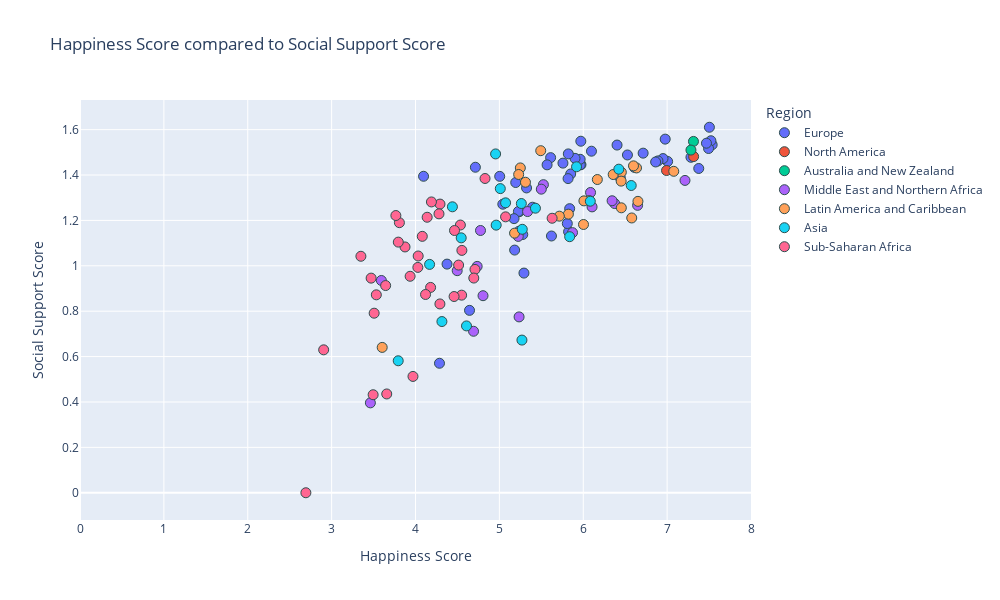

Notebook cell for this chart:
### Code cell
#happiness score vs social support

#establish x and y values
x_values = merged_2017["Score"]
y_values = merged_2017["Social support"]

#px.scatter
fig = px.scatter(merged_2017, x_values, y_values, color="Region", hover_name="Country or region",
                range_x=[0,8], title="Happiness Score compared to Social Support Score",
                width= 1000, height =600) # use trendline="ols" to see all lin reg equations

#set axes labels
fig.update_xaxes(title_text='Happiness Score')
fig.update_yaxes(title_text='Social Support Score')


#formatting
#marker size and colors
fig.update_traces(marker=dict(size=10,
                              line=dict(width=1, 
                                        color='DarkSlateGrey')))


#linear regression
#use linregress from dependencies to inplement linear regression
(slope, intercept, rvalue, pvalue, stderr) = linregress(x_values, y_values)
regress_values = x_values * slope + intercept

#print out all variables calculated above (rvalue, pvalue...)
print(f"slope:{round(slope, 2)}")
print(f"intercept:{round(intercept,2)}")
res = sts.linregress(x_values, y_values)
print(f"R-squared: {res.rvalue**2:.4f}")


#print out line eq for reference
line_eq = (f"y={round(slope, 2)}x + {round(intercept, 2)}")
print(line_eq)

fig.show()

### Figure 1 — Plotly figure (JSON) as saved in the notebook; plotly's stock layout.template omitted (floating-point values rounded to 4 significant figures)
{"data": [{"hovertemplate": "<b>%{hovertext}</b><br><br>Region=Europe<br>Score=%{x}<br>Social support=%{y}<extra></extra>", "hovertext": ["Norway", "Denmark", "Iceland", "Switzerland", "Finland", "Netherlands", "Sweden", "Austria", "Ireland", "Germany", "Belgium", "Luxembourg", "United Kingdom", "Czech Republic", "Malta", "France", "Spain", "Slovakia", "Poland", "Uzbekistan", "Italy", "Russia", "Lithuania", "Latvia", "Moldova", "Romania", "Turkmenistan", "Kazakhstan", "North Cyprus", "Slovenia", "Cyprus", "Estonia", "Belarus", "Serbia", "Hungary", "Croatia", "Kosovo", "Montenegro", "Azerbaijan", "Greece", "Portugal", "Bosnia and Herzegovina", "Macedonia", "Tajikistan", "Kyrgyzstan", "Bulgaria", "Albania", "Armenia", "Georgia", "Ukraine"], "legendgroup": "Europe", "marker": {"color": "#636efa", "line": {"color": "DarkSlateGrey", "width": 1}, "size": 10, "symbol": "circle"}, "mode": "markers", "name": "Europe", "orientation": "v", "showlegend": true, "type": "scatter", "x": [7.537, 7.522, 7.504, 7.494, 7.469, 7.377, 7.284, 7.006, 6.977, 6.951, 6.891, 6.863, 6.714, 6.609, 6.527, 6.442, 6.403, 6.098, 5.973, 5.971, 5.964, 5.963, 5.902, 5.85, 5.838, 5.825, 5.822, 5.819, 5.81, 5.758, 5.621, 5.611, 5.569, 5.395, 5.324, 5.293, 5.279, 5.237, 5.234, 5.227, 5.195, 5.182, 5.175, 5.041, 5.004, 4.714, 4.644, 4.376, 4.286, 4.096], "xaxis": "x", "y": [1.534, 1.551, 1.611, 1.517, 1.54, 1.429, 1.478, 1.46, 1.558, 1.473, 1.462, 1.458, 1.496, 1.434, 1.488, 1.388, 1.532, 1.505, 1.446, 1.549, 1.445, 1.469, 1.474, 1.405, 1.252, 1.15, 1.493, 1.384, 1.186, 1.453, 1.131, 1.477, 1.445, 1.258, 1.343, 0.968, 1.138, 1.238, 1.152, 1.239, 1.367, 1.069, 1.208, 1.271, 1.394, 1.434, 0.8037, 1.007, 0.5706, 1.395], "yaxis": "y"}, {"hovertemplate": "<b>%{hovertext}</b><br><br>Region=North America<br>Score=%{x}<br>Social support=%{y}<extra></extra>", "hovertext": ["Canada", "United States"], "legendgroup": "North America", "marker": {"color": "#EF553B", "line": {"color": "DarkSlateGrey", "width": 1}, "size": 10, "symbol": "circle"}, "mode": "markers", "name": "North America", "orientation": "v", "showlegend": true, "type": "scatter", "x": [7.316, 6.993], "xaxis": "x", "y": [1.481, 1.42], "yaxis": "y"}, {"hovertemplate": "<b>%{hovertext}</b><br><br>Region=Australia and New Zealand<br>Score=%{x}<br>Social support=%{y}<extra></extra>", "hovertext": ["New Zealand", "Australia"], "legendgroup": "Australia and New Zealand", "marker": {"color": "#00cc96", "line": {"color": "DarkSlateGrey", "width": 1}, "size": 10, "symbol": "circle"}, "mode": "markers", "name": "Australia and New Zealand", "orientation": "v", "showlegend": true, "type": "scatter", "x": [7.314, 7.284], "xaxis": "x", "y": [1.548, 1.51], "yaxis": "y"}, {"hovertemplate": "<b>%{hovertext}</b><br><br>Region=Middle East and Northern Africa<br>Score=%{x}<br>Social support=%{y}<extra></extra>", "hovertext": ["Israel", "United Arab Emirates", "Qatar", "Saudi Arabia", "Kuwait", "Bahrain", "Algeria", "Libya", "Turkey", "Jordan", "Morocco", "Lebanon", "Tunisia", "Palestinian Territories", "Egypt", "Iran", "Iraq", "Yemen", "Syria"], "legendgroup": "Middle East and Northern Africa", "marker": {"color": "#ab63fa", "line": {"color": "DarkSlateGrey", "width": 1}, "size": 10, "symbol": "circle"}, "mode": "markers", "name": "Middle East and Northern Africa", "orientation": "v", "showlegend": true, "type": "scatter", "x": [7.213, 6.648, 6.375, 6.344, 6.105, 6.087, 5.872, 5.525, 5.5, 5.336, 5.235, 5.225, 4.805, 4.775, 4.735, 4.692, 4.497, 3.593, 3.462], "xaxis": "x", "y": [1.376, 1.266, 1.274, 1.287, 1.26, 1.323, 1.146, 1.358, 1.338, 1.239, 0.7749, 1.13, 0.8684, 1.156, 0.9975, 0.7116, 0.9786, 0.9354, 0.3961], "yaxis": "y"}, {"hovertemplate": "<b>%{hovertext}</b><br><br>Region=Latin America and Caribbean<br>Score=%{x}<br>Social support=%{y}<extra></extra>", "hovertext": ["Costa Rica", "Chile", "Brazil", "Argentina", "Mexico", "Uruguay", "Guatemala", "Panama", "Colombia", "Trinidad and Tobago", "Nicaragua", "Ecuador", "El Salvador", "Bolivia", "Peru", "Paraguay", "Jamaica", "Venezuela", "Dominican Republic", "Honduras", "Haiti"], "legendgroup": "Latin America and Caribbean", "marker": {"color": "#FFA15A", "line": {"color": "DarkSlateGrey", "width": 1}, "size": 10, "symbol": "circle"}, "mode": "markers", "name": "Latin America and Caribbean", "orientation": "v", "showlegend": true, "type": "scatter", "x": [7.079, 6.652, 6.635, 6.599, 6.578, 6.454, 6.454, 6.452, 6.357, 6.168, 6.071, 6.008, 6.003, 5.823, 5.715, 5.493, 5.311, 5.25, 5.23, 5.181, 3.603], "xaxis": "x", "y": [1.416, 1.284, 1.431, 1.44, 1.211, 1.412, 1.256, 1.373, 1.402, 1.38, 1.287, 1.286, 1.182, 1.228, 1.219, 1.507, 1.368, 1.431, 1.402, 1.144, 0.6404], "yaxis": "y"}, {"hovertemplate": "<b>%{hovertext}</b><br><br>Region=Asia<br>Score=%{x}<br>Social support=%{y}<extra></extra>", "hovertext": ["Singapore", "Thailand", "Malaysia", "Japan", "South Korea", "Philippines", "China", "Pakistan", "Indonesia", "Vietnam", "Bhutan", "Nepal", "Mongolia", "Bangladesh", "Myanmar", "Sri Lanka", "India", "Cambodia", "Afghanistan"], "legendgroup": "Asia", "marker": {"color": "#19d3f3", "line": {"color": "DarkSlateGrey", "width": 1}, "size": 10, "symbol": "circle"}, "mode": "markers", "name": "Asia", "orientation": "v", "showlegend": true, "type": "scatter", "x": [6.572, 6.424, 6.084, 5.92, 5.838, 5.43, 5.273, 5.269, 5.262, 5.074, 5.011, 4.962, 4.955, 4.608, 4.545, 4.44, 4.315, 4.168, 3.794], "xaxis": "x", "y": [1.354, 1.426, 1.285, 1.436, 1.128, 1.254, 1.161, 0.6727, 1.274, 1.277, 1.34, 1.179, 1.493, 0.7351, 1.123, 1.26, 0.7544, 1.006, 0.5815], "yaxis": "y"}, {"hovertemplate": "<b>%{hovertext}</b><br><br>Region=Sub-Saharan Africa<br>Score=%{x}<br>Social support=%{y}<extra></extra>", "hovertext": ["Mauritius", "Nigeria", "South Africa", "Sierra Leone", "Cameroon", "Kenya", "Mozambique", "Senegal", "Zambia", "Gabon", "Ethiopia", "Mauritania", "Congo (Brazzaville)", "Congo (Kinshasa)", "Mali", "Ivory Coast", "Sudan", "Ghana", "Uganda", "Burkina Faso", "Niger", "Malawi", "Chad", "Zimbabwe", "Lesotho", "Angola", "Botswana", "Benin", "Madagascar", "Liberia", "Guinea", "Togo", "Rwanda", "Tanzania", "Burundi", "Central African Republic"], "legendgroup": "Sub-Saharan Africa", "marker": {"color": "#FF6692", "line": {"color": "DarkSlateGrey", "width": 1}, "size": 10, "symbol": "circle"}, "mode": "markers", "name": "Sub-Saharan Africa", "orientation": "v", "showlegend": true, "type": "scatter", "x": [5.629, 5.074, 4.829, 4.709, 4.695, 4.553, 4.55, 4.535, 4.514, 4.465, 4.46, 4.292, 4.291, 4.28, 4.19, 4.18, 4.139, 4.12, 4.081, 4.032, 4.028, 3.97, 3.936, 3.875, 3.808, 3.795, 3.766, 3.657, 3.644, 3.533, 3.507, 3.495, 3.471, 3.349, 2.905, 2.693], "xaxis": "x", "y": [1.21, 1.216, 1.385, 0.9841, 0.946, 1.068, 0.8707, 1.18, 1.003, 1.156, 0.8647, 1.272, 0.832, 1.229, 1.281, 0.9048, 1.214, 0.8737, 1.13, 1.043, 0.993, 0.5126, 0.9539, 1.083, 1.19, 1.104, 1.222, 0.4353, 0.913, 0.8721, 0.7912, 0.4319, 0.9457, 1.042, 0.6298, 0], "yaxis": "y"}], "layout": {"height": 600, "legend": {"title": {"text": "Region"}, "tracegroupgap": 0}, "title": {"text": "Happiness Score compared to Social Support Score"}, "width": 1000, "xaxis": {"anchor": "y", "domain": [0, 1], "range": [0, 8], "title": {"text": "Happiness Score"}}, "yaxis": {"anchor": "x", "domain": [0, 1], "title": {"text": "Social Support Score"}}}}
